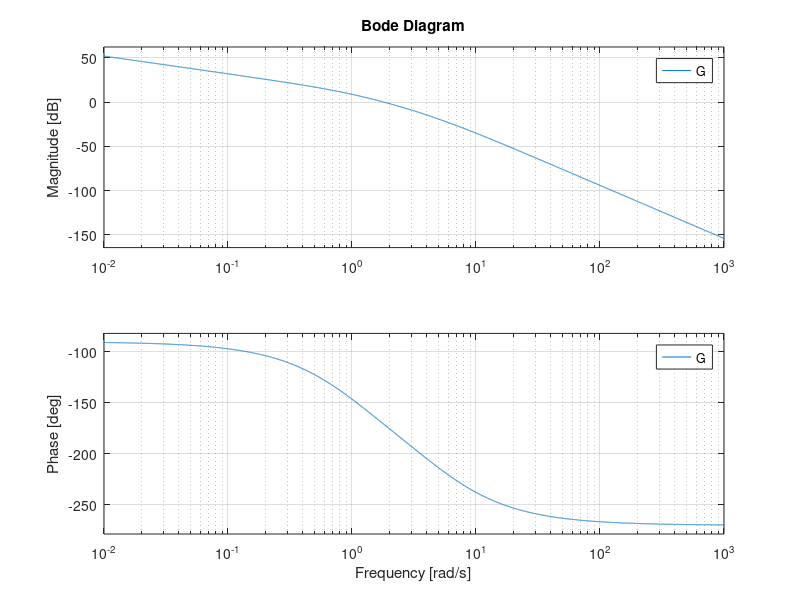

MATLAB code to generate this figure: (Note: this script raises an error after producing the figure.)
%% LAG-compensation achieving desired phasemargin
% run sections one by one
clear
clc
Wc_min=-2
Wc_max = 3
clf(figure(1))
clf(figure(2))
phase_M=45   % decided from specifications
phase_LAG=6  % phase contribution from LAG-filter one decade after wz
phase=-180 + phase_M + phase_LAG
%% Transfer function before compensation
K=20
G=zpk([],[0 -1 -5],[K])
figure(1)
bode(G,logspace(Wc_min,Wc_max,10000))
%grid on
%margin(G)
'Stationary accuracy'
Kp=dcgain(G)
s=zpk([0],[],[1]);
Kv=dcgain(s*G)
Ka=dcgain(s^2*G)
%% Dimentioning LAG-filter
% observe the bode-plot
% find |G| at frequency: -180+ phase_M + phase_LAG
% this frequency is our new wc
% LAG must reduce |G| by this magnitude |G|
figure(1)
hold on figure(1)
% Data from bode-plot
wc_new=0.625         % new crossover frequency
K_LAG=1/(10^(14.7/20))        % Avlest: |G(wc_ny)|
% Parameters of LAG is based on these two values
wz=wc_new/10     % the zero is one decade lower than wc_new
wp=wz*K_LAG      % wp (the pole) must be places such that |G_LAG(0)|=1=0dB
G_LAG=zpk([-wz],[-wp],[K_LAG])
bode(G_LAG,logspace(Wc_min,Wc_max,10000))
%% Kompensert transferfunksjon
G_COMP=G_LAG*G
figure(1)
bode(G_COMP,logspace(Wc_min,Wc_max,10000))
'Stationary accuracy'
Kp=dcgain(G)
s=zpk([0],[],[1]);
Kv=dcgain(s*G)
Ka=dcgain(s^2*G)